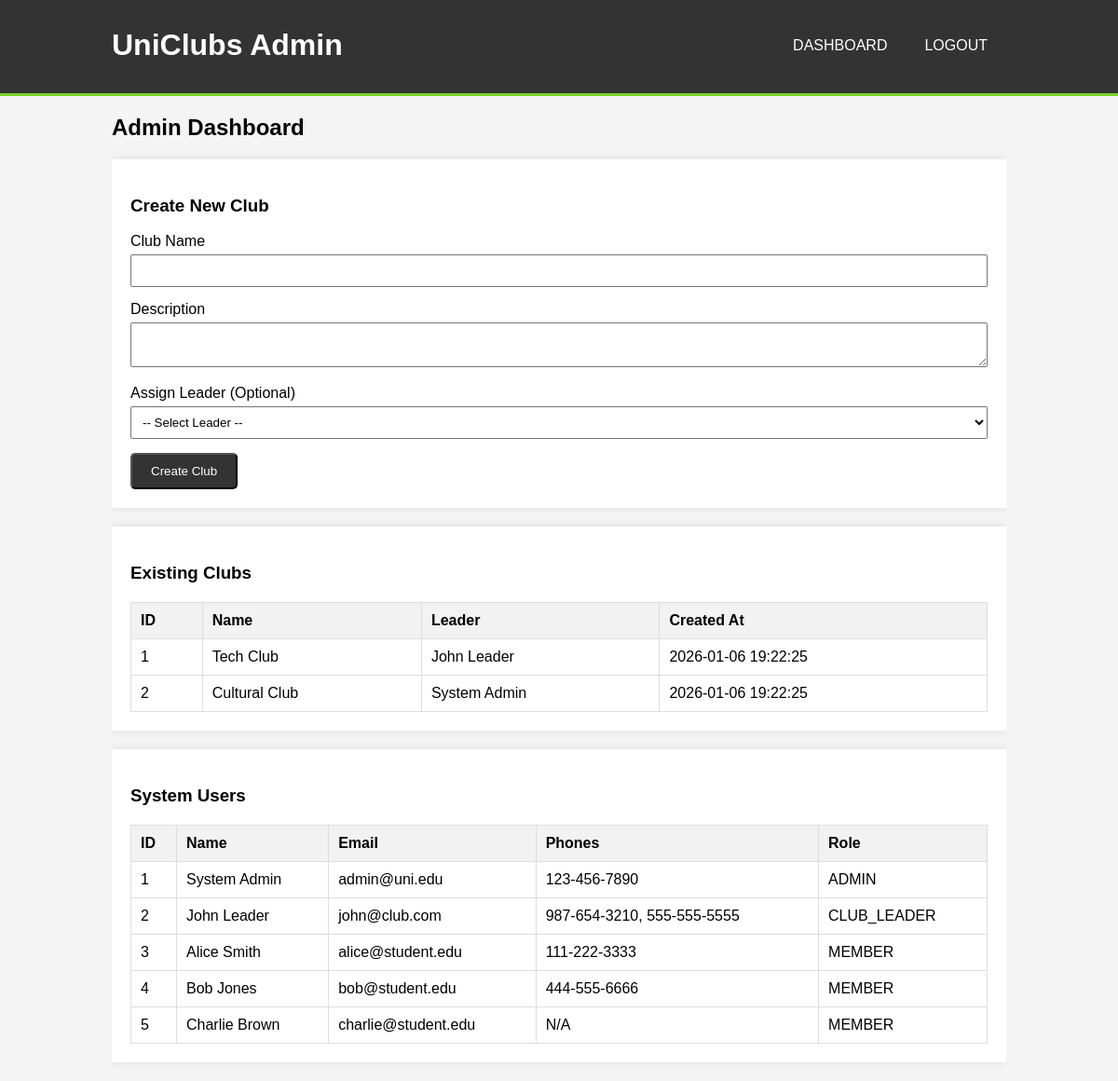
Page /admin/dashboard.php (signed in) on the committed database.
### tables this page shows
CREATE TABLE IF NOT EXISTS clubs (
    id INT AUTO_INCREMENT PRIMARY KEY,
    name VARCHAR(100) NOT NULL UNIQUE,
    description TEXT,
    leader_id INT,  
    created_at TIMESTAMP DEFAULT CURRENT_TIMESTAMP,
    FOREIGN KEY (leader_id) REFERENCES users(id) ON DELETE SET NULL
);

CREATE TABLE IF NOT EXISTS users (
    id INT AUTO_INCREMENT PRIMARY KEY,
    full_name VARCHAR(100) NOT NULL,
    email VARCHAR(100) NOT NULL UNIQUE,
    password VARCHAR(255) NOT NULL,
    role ENUM('ADMIN', 'CLUB_LEADER', 'MEMBER') NOT NULL DEFAULT 'MEMBER',
    created_at TIMESTAMP DEFAULT CURRENT_TIMESTAMP
);

### admin/dashboard.php (the view, shortened to what this page needs)
<?php
require_once '../config.php';
$users_list = $pdo->query("
    SELECT u.*, GROUP_CONCAT(up.phone_number SEPARATOR ', ') as phones
    FROM users u
    LEFT JOIN user_phones up ON u.id = up.user_id
    GROUP BY u.id
")->fetchAll();
$clubs = $pdo->query("SELECT c.*, u.full_name as leader_name FROM clubs c LEFT JOIN users u ON c.leader_id = u.id")->fetchAll();
?>
<!DOCTYPE html>
<html lang="en">
<head>
    <link rel="stylesheet" href="../css/style.css">
</head>
<body>
    <header>
        <div class="container">
            <div id="branding">
                <h1>UniClubs Admin</h1>
            </div>
            <nav>
                <ul>
                    <li><a href="dashboard.php">Dashboard</a></li>
                    <li><a href="../logout.php">Logout</a></li>
                </ul>
            </nav>
        </div>
    </header>
    <div class="container">
        <h2>Admin Dashboard</h2>
        <div class="card">
            <h3>Create New Club</h3>
            <form method="POST" action="">
                <div class="form-group">
                    <label>Club Name</label>
                    <input type="text" name="club_name" required>
                </div>
                <div class="form-group">
                    <label>Description</label>
                    <textarea name="description" required></textarea>
                </div>
                <div class="form-group">
                    <label>Assign Leader (Optional)</label>
                    <select name="leader_id">
                        <option value="">-- Select Leader --</option>
                    </select>
                </div>
                <button type="submit" name="create_club" class="button">Create Club</button>
            </form>
        </div>
        <div class="card">
            <h3>Existing Clubs</h3>
            <table>
                <thead>
                    <tr>
                        <th>ID</th>
                        <th>Name</th>
                        <th>Leader</th>
                        <th>Created At</th>
                    </tr>
                </thead>
                <tbody>
                    <?php foreach ($clubs as $c): ?>
                    <tr>
                        <td><?php echo $c['id']; ?></td>
                        <td><?php echo htmlspecialchars($c['name']); ?></td>
                        <td><?php echo htmlspecialchars($c['leader_name'] ?? 'None'); ?></td>
                        <td><?php echo $c['created_at']; ?></td>
                    </tr>
                    <?php endforeach; ?>
                </tbody>
            </table>
        </div>
        <div class="card">
            <h3>System Users</h3>
             <table>
                <thead>
                    <tr>
                        <th>ID</th>
                        <th>Name</th>
                        <th>Email</th>
                        <th>Phones</th>
                        <th>Role</th>
                    </tr>
                </thead>
                <tbody>
                    <?php foreach ($users_list as $u): ?>
                    <tr>
                        <td><?php echo $u['id']; ?></td>
                        <td><?php echo htmlspecialchars($u['full_name']); ?></td>
                        <td><?php echo htmlspecialchars($u['email']); ?></td>
                        <td><?php echo htmlspecialchars($u['phones'] ?? 'N/A'); ?></td>
                        <td><?php echo $u['role']; ?></td>
                    </tr>
                    <?php endforeach; ?>
                </tbody>
            </table>
        </div>
    </div>
</body>
</html>

### css/style.css (style rules this page uses)
body { font-family: Arial, sans-serif; background-color: #f4f4f4; margin: 0; padding: 0; }
.container { width: 80%; margin: auto; overflow: hidden; }
header { background: #333; color: #fff; padding-top: 30px; min-height: 70px; border-bottom: #77d42a 3px solid; }
header a { color: #fff; text-decoration: none; text-transform: uppercase; font-size: 16px; }
header ul { padding: 0; margin: 0; list-style: none; overflow: hidden; }
header li { float: left; display: inline; padding: 0 20px 0 20px; }
header #branding { float: left; }
header #branding h1 { margin: 0; }
header nav { float: right; margin-top: 10px; }
.button { display: inline-block; color: #fff; background: #333; padding: 10px 20px; text-decoration: none; border-radius: 5px; }
table { width: 100%; border-collapse: collapse; margin-top: 20px; }
table, th, td { border: 1px solid #ddd; }
th, td { padding: 10px; text-align: left; }
th { background-color: #f2f2f2; }
.form-group { margin-bottom: 15px; }
.form-group label { display: block; margin-bottom: 5px; }
.form-group input, .form-group select, .form-group textarea { width: 100%; padding: 8px; box-sizing: border-box; }
.card { background: #fff; padding: 20px; margin-bottom: 20px; box-shadow: 0 0 10px rgba(0,0,0,0.1); }

### rows in the picture
clubs: id "1", name "Tech Club", leader.full_name "John Leader", created_at "2026-01-06 19:22:25"
clubs: id "2", name "Cultural Club", leader.full_name "System Admin", created_at "2026-01-06 19:22:25"
users: id "1", full_name "System Admin", email "admin@uni.edu", phones "123-456-7890", role "ADMIN"
users: id "2", full_name "John Leader", email "john@club.com", phones "987-654-3210, 555-555-5555", role "CLUB_LEADER"
users: id "3", full_name "Alice Smith", email "alice@student.edu", phones "111-222-3333", role "MEMBER"
users: id "4", full_name "Bob Jones", email "bob@student.edu", phones "444-555-6666", role "MEMBER"
users: id "5", full_name "Charlie Brown", email "charlie@student.edu", phones "N/A", role "MEMBER"
